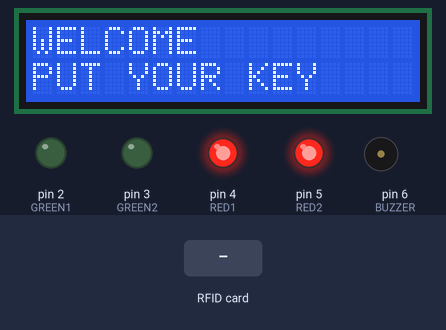
Bench run of a sketch on a simulated Arduino Uno, built with avr-gcc and run on an emulated ATmega328P. Shown: 16×2 character LCD, output pins drawn as LEDs (lit = HIGH), buzzer (waves = sounding). The test bench sets the inputs (shaded band). Pins used as bus, display or sensor lines are not drawn; what the sketch prints to the serial monitor is not drawn.

Above: at 1.3 s.
1.4 s: RFID card 5E 7A 19 C4 held to the reader
At 2.5 s:
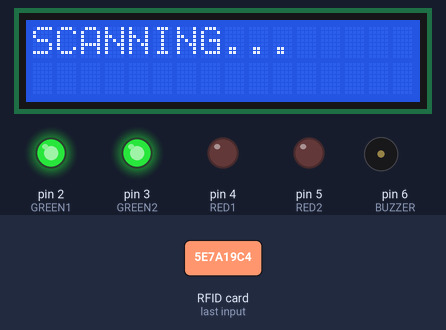
At 3.4 s:
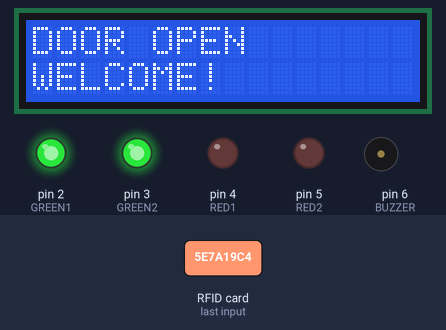
Timing chart, 0 to 10.2 s (numbered marks = the images above; inputs shaded):
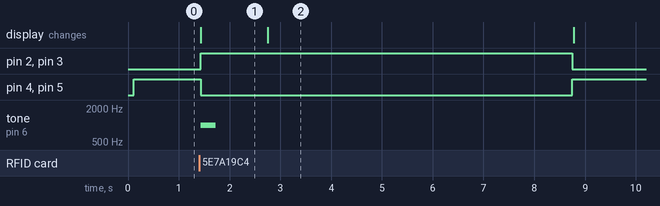

Measured:
- after the input at 1.4 s, pin 2 (GREEN1), pin 3 (GREEN2): LOW → HIGH at once, → LOW 7.3 s later; pin 4 (RED1), pin 5 (RED2): HIGH → LOW at once, → HIGH 7.3 s later; tone on pin 6 (BUZZER): silent → 1000 Hz at once, → silent 0.30 s later; the display: changes at once (image 1)
- what the display in image 1 shows lasts 1.4 s, from 1.4 s to 2.8 s

The sketch:

RFID-Access-Control-System.ino
```cpp
#include <SPI.h>
#include <MFRC522.h>
#include <Wire.h>
#include <LiquidCrystal_I2C.h>

// RFID
#define SS_PIN 10
#define RST_PIN 9
MFRC522 rfid(SS_PIN, RST_PIN);

// LCD
LiquidCrystal_I2C lcd(0x27, 16, 2);

// LEDs
#define GREEN1 2
#define GREEN2 3
#define RED1 4
#define RED2 5

// Buzzer
#define BUZZER 6

void setup() {
  Serial.begin(9600);

  // LEDs and buzzer
  pinMode(GREEN1, OUTPUT);
  pinMode(GREEN2, OUTPUT);
  pinMode(RED1, OUTPUT);
  pinMode(RED2, OUTPUT);
  pinMode(BUZZER, OUTPUT);

  // RFID
  SPI.begin();
  rfid.PCD_Init();

  // LCD
  lcd.init();
  lcd.backlight();

  // Initial state
  standbyMode();

  Serial.println("RFID SYSTEM READY");
}

void loop() {

  // Wait for any RFID card/key
  if (!rfid.PICC_IsNewCardPresent()) {
    return;
  }

  if (!rfid.PICC_ReadCardSerial()) {
    return;
  }

  // Any card is accepted
  Serial.println("CARD DETECTED - ACCESS GRANTED");

  // SCANNING
  lcd.clear();
  lcd.setCursor(0, 0);
  lcd.print("SCANNING...");

  digitalWrite(RED1, LOW);
  digitalWrite(RED2, LOW);

  digitalWrite(GREEN1, HIGH);
  digitalWrite(GREEN2, HIGH);

  tone(BUZZER, 1000);
  delay(300);
  noTone(BUZZER);

  delay(1000);

  // DOOR OPEN
  lcd.clear();
  lcd.setCursor(0, 0);
  lcd.print("DOOR OPEN");

  lcd.setCursor(0, 1);
  lcd.print("WELCOME!");

  // Green LEDs stay ON for 6 seconds
  delay(6000);

  // Finish RFID reading
  rfid.PICC_HaltA();
  rfid.PCD_StopCrypto1();

  // Return to standby
  standbyMode();

  delay(500);
}

// Standby mode
void standbyMode() {

  digitalWrite(GREEN1, LOW);
  digitalWrite(GREEN2, LOW);

  digitalWrite(RED1, HIGH);
  digitalWrite(RED2, HIGH);

  noTone(BUZZER);

  lcd.clear();
  lcd.setCursor(0, 0);
  lcd.print("WELCOME");

  lcd.setCursor(0, 1);
  lcd.print("PUT YOUR KEY");
}
```
